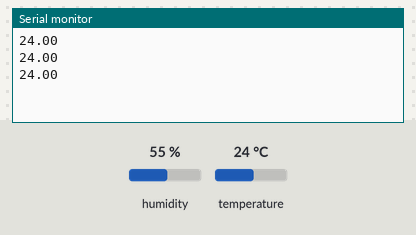
Recording of a sketch running on a simulated Arduino Uno, built with avr-gcc and run on an emulated ATmega328P. On the bench: the last lines printed to the serial monitor. The inputs (shaded band) are chosen by the test bench; at power-on: temperature 24 °C, humidity 55 %.

Above: at 3.8 s.
3.9 s: temperature set to 12 °C
At 5.8 s:
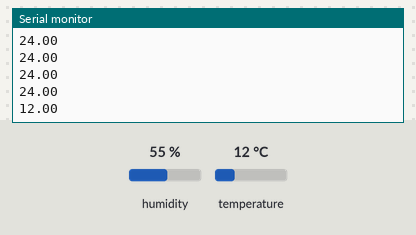
6.7 s: temperature set to 19 °C
At 7.8 s:
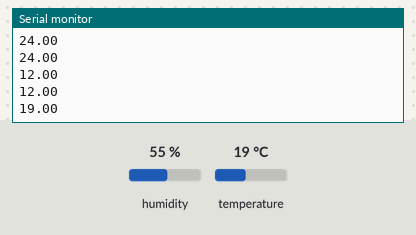
Timing chart, 0 to 9.7 s (numbered marks = the images above; inputs shaded):
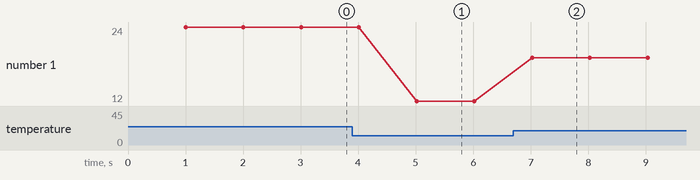

The sketch:

dht.ino
```cpp
#include <DHT.h>

#define DATAPIN 4 // DATA Pin 注意，0和2是都碰到了兼容性问题
#define DHTTYPE DHT22 // SENSOR DHT11/DHT22
DHT dht(DATAPIN, DHTTYPE);

float temperature;
float humidity;

unsigned long lastSend;

void setup(void) {
  Serial.begin(115200);
  Serial.setTimeout(2000);

  dht.begin();
}

void getData(){
  temperature = dht.readTemperature(); // Gets the values of the temperature
  humidity = dht.readHumidity();

  // Check if any reads failed and exit early (to try again).
  if (isnan(humidity) || isnan(temperature)) {
    Serial.println("Failed to read from DHT sensor!");
  }else{
    Serial.println(temperature);
  }
}

void loop(void) {
  if ( millis() - lastSend > 1000 ) { // Update and send only after 1 seconds
    getData();
    lastSend = millis();
  }
}
```

Measured:
- after the input at 3.9 s, the serial monitor: prints a new line after 1.1 s (image 1)
- after the input at 6.7 s, the serial monitor: prints a new line after 0.33 s (image 2)
- plotted number 1: 24 → 12 after the input at 3.9 s, 12 → 19 after the input at 6.7 s
